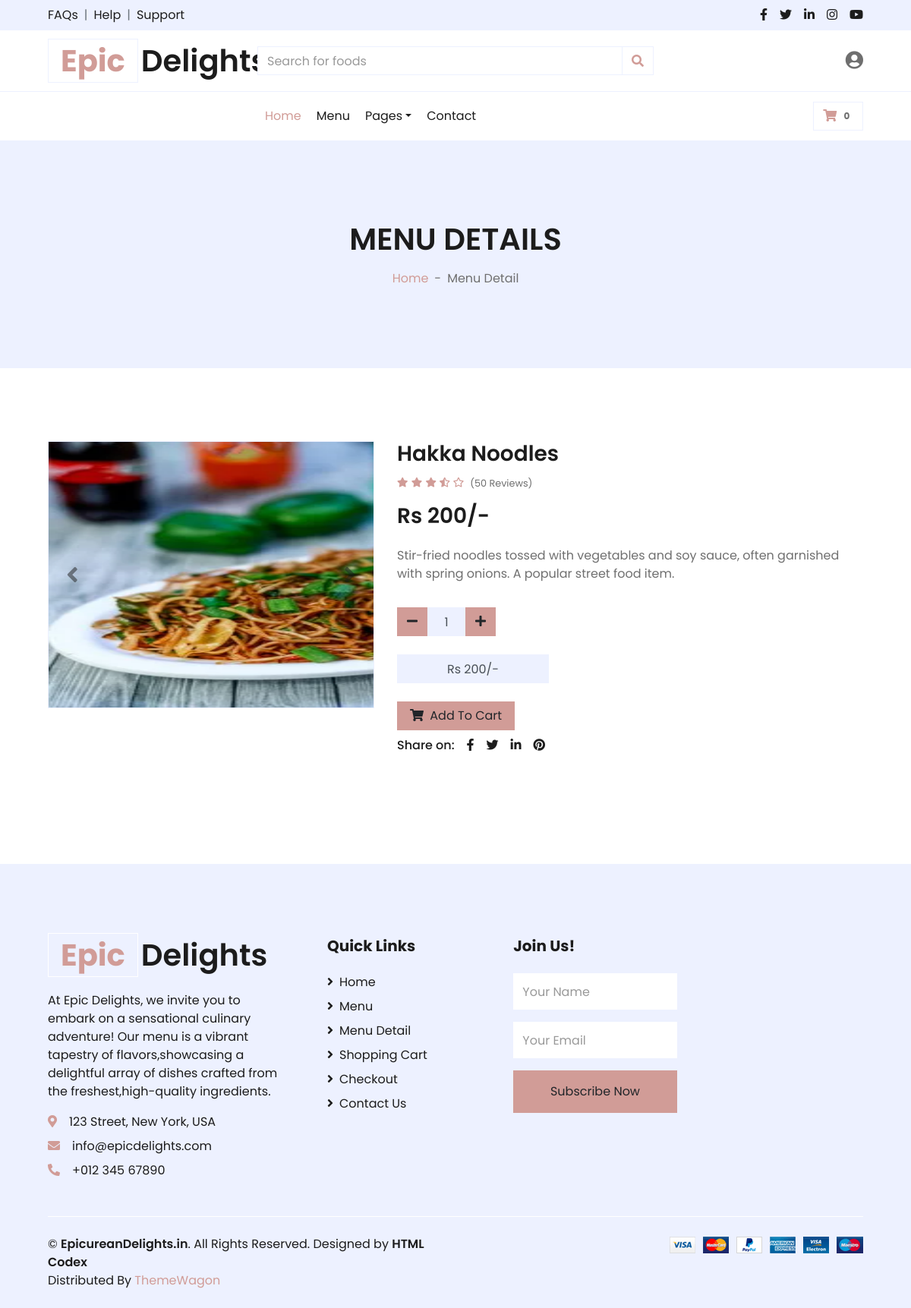
The app's page /single_food/2/ (signed in) with its own data.
### ResApp/models.py (models this page shows)
class Food_Db(models.Model):
    Style = models.CharField(max_length=100,blank=True,null=True)
    Food_Name = models.CharField(max_length=100,blank=True,null=True)
    Food_Description = models.CharField(max_length=100,blank=True,null=True)
    Quantity = models.IntegerField(blank=True,null=True)
    MRP = models.IntegerField(blank=True,null=True)
    Image1 = models.ImageField(upload_to="Foods",blank=True,null=True)
    Image2 = models.ImageField(upload_to="Foods",blank=True,null=True)

### WebApp/views.py (the view)
# urls.py: path("single_food/<int:fo_id>/",views.single_food,name = "single_food"),
def single_food(request,fo_id):
    name = request.session["Name"]
    count = Cart_Db.objects.filter(Holder = name).count()
    data = Food_Db.objects.get(id = fo_id)
    return render(request,"Single_Food.html",{"data":data,"count":count})

### WebApp/templates/Single_Food.html (shortened to what this page needs)
<!DOCTYPE html>
{% load static %}
<html lang="en">
<head>
    <link href="https://cdnjs.cloudflare.com/ajax/libs/font-awesome/5.10.0/css/all.min.css" rel="stylesheet">
    <link href="{% static 'webapp/lib/owlcarousel/assets/owl.carousel.min.css' %}" rel="stylesheet">
    <link href="{% static 'webapp/css/style.css' %}" rel="stylesheet">
    <link rel="stylesheet" href="{% static 'user/css1/icon_css.css' %}">
</head>
<body>
    <div class="container-fluid">
        <div class="row bg-secondary py-2 px-xl-5">
            <div class="col-lg-6 d-none d-lg-block">
                <div class="d-inline-flex align-items-center">
                    <a class="text-dark" href="">FAQs</a>
                    <span class="text-muted px-2">|</span>
                    <a class="text-dark" href="">Help</a>
                    <span class="text-muted px-2">|</span>
                    <a class="text-dark" href="">Support</a>
                </div>
            </div>
            <div class="col-lg-6 text-center text-lg-right">
                <div class="d-inline-flex align-items-center">
                    <a class="text-dark px-2" href="">
                        <i class="fab fa-facebook-f"></i>
                    </a>
                    <a class="text-dark px-2" href="">
                        <i class="fab fa-twitter"></i>
                    </a>
                    <a class="text-dark px-2" href="">
                        <i class="fab fa-linkedin-in"></i>
                    </a>
                    <a class="text-dark px-2" href="">
                        <i class="fab fa-instagram"></i>
                    </a>
                    <a class="text-dark pl-2" href="">
                        <i class="fab fa-youtube"></i>
                    </a>
                </div>
            </div>
        </div>
        <div class="row align-items-center py-3 px-xl-5">
            <div class="col-lg-3 d-none d-lg-block">
                <a href="" class="text-decoration-none">
                    <h1 class="m-0 display-5 font-weight-semi-bold"><span class="text-primary font-weight-bold border px-3 mr-1">Epic</span>Delights</h1>
                </a>
            </div>
            <div class="col-lg-6 col-6 text-left">
                <form action="">
                    <div class="input-group">
                        <input type="text" class="form-control" placeholder="Search for foods">
                        <div class="input-group-append">
                            <span class="input-group-text bg-transparent text-primary">
                                <i class="fa fa-search"></i>
                            </span>
                        </div>
                    </div>
                </form>
            </div>
            <div class="col-lg-3 col-6 text-right">
                <div class="user-icon" onclick="toggleUserMenu()">
                    <i class="fas fa-user-circle"></i>
                </div>
            </div>
        </div>
    </div>
    <div class="container-fluid">
        <div class="row border-top px-xl-5">
            <div class="col-lg-3 d-none d-lg-block">
            </div>
            <div class="col-lg-9">
                <nav class="navbar navbar-expand-lg bg-light navbar-light py-3 py-lg-0 px-0">
                    <div class="collapse navbar-collapse justify-content-between" id="navbarCollapse">
                        <div class="navbar-nav mr-auto py-0">
                            <a href="{% url 'home_page' %}" class="nav-item nav-link active">Home</a>
                            <a href="{% url 'food_list' %}" class="nav-item nav-link">Menu</a>
                            <div class="nav-item dropdown">
                                <a href="#" class="nav-link dropdown-toggle" data-toggle="dropdown">Pages</a>
                            </div>
                            <a href="{% url 'contact' %}" class="nav-item nav-link">Contact</a>
                        </div>
                        <div class="navbar-nav ml-auto py-0">
                            <a href="{% url 'cart' %}" class="btn border">
                                <i class="fas fa-shopping-cart text-primary"></i>
                                <span class="badge">{{count}}</span>
                            </a>
                        </div>
                    </div>
                </nav>
            </div>
        </div>
    </div>
    <div class="container-fluid bg-secondary mb-5">
        <div class="d-flex flex-column align-items-center justify-content-center" style="min-height: 300px">
            <h1 class="font-weight-semi-bold text-uppercase mb-3">Menu Details</h1>
            <div class="d-inline-flex">
                <p class="m-0"><a href="">Home</a></p>
                <p class="m-0 px-2">-</p>
                <p class="m-0">Menu Detail</p>
            </div>
        </div>
    </div>
    <div class="container-fluid py-5">
        <div class="row px-xl-5">
            <div class="col-lg-5 pb-5">
                <div id="product-carousel" class="carousel slide" data-ride="carousel">
                    <div class="carousel-inner border">
                        <div class="carousel-item active">
                            <img  src="{{data.Image1.url}}" style="width:600px;height:350px"  alt="Image">
                        </div>
                    </div>
                    <a class="carousel-control-prev" href="#product-carousel" data-slide="prev">
                        <i class="fa fa-2x fa-angle-left text-dark"></i>
                    </a>
                    <a class="carousel-control-next" href="#product-carousel" data-slide="next">
                        <i class="fa fa-2x fa-angle-right text-dark"></i>
                    </a>
                </div>
            </div>
            <div class="col-lg-7 pb-5">
                <h3 class="font-weight-semi-bold">{{data.Food_Name}}</h3>
                <div class="d-flex mb-3">
                    <div class="text-primary mr-2">
                        <small class="fas fa-star"></small>
                        <small class="fas fa-star"></small>
                        <small class="fas fa-star"></small>
                        <small class="fas fa-star-half-alt"></small>
                        <small class="far fa-star"></small>
                    </div>
                    <small class="pt-1">(50 Reviews)</small>
                </div>
                <h3 class="font-weight-semi-bold mb-4">Rs {{data.MRP}}/-</h3>
                <p class="mb-4">{{data.Food_Description}}</p>
                <form method="post" action="{% url 'save_cart' %}">
                    <div class="d-flex align-items-center mb-4 pt-2">
                        <div class="input-group quantity mr-3" style="width: 130px;">
                            <div class="input-group-btn">
                                <button type="button" class="btn btn-primary btn-minus">
                                    <i class="fa fa-minus"></i>
                                </button>
                            </div>
                            <input name="qty" id="demo" class="form-control bg-secondary text-center" value="1" min="1" step="1">
                            <div class="input-group-btn">
                                <button type="button" class="btn btn-primary btn-plus">
                                    <i class="fa fa-plus"></i>
                                </button>
                            </div>
                        </div>
                    </div>
                    <input name="total1" class="form-control bg-secondary text-center" style="width:200px" id="total1" type="text" value="Rs {{data.MRP}}/-" placeholder="Total Price" readonly>
                    <br>
                    <button type="submit" class="btn btn-primary px-3">
                        <i class="fa fa-shopping-cart mr-1"></i> Add To Cart
                    </button>
                </form>
                <div class="d-flex pt-2">
                    <p class="text-dark font-weight-medium mb-0 mr-2">Share on:</p>
                    <div class="d-inline-flex">
                        <a class="text-dark px-2" href="">
                            <i class="fab fa-facebook-f"></i>
                        </a>
                        <a class="text-dark px-2" href="">
                            <i class="fab fa-twitter"></i>
                        </a>
                        <a class="text-dark px-2" href="">
                            <i class="fab fa-linkedin-in"></i>
                        </a>
                        <a class="text-dark px-2" href="">
                            <i class="fab fa-pinterest"></i>
                        </a>
                    </div>
                </div>
            </div>
        </div>
    </div>
    <div class="container-fluid bg-secondary text-dark mt-5 pt-5">
        <div class="row px-xl-5 pt-5">
            <div class="col-lg-4 col-md-12 mb-5 pr-3 pr-xl-5">
                <a href="" class="text-decoration-none">
                    <h1 class="mb-4 display-5 font-weight-semi-bold"><span class="text-primary font-weight-bold border border-white px-3 mr-1">Epic</span>Delights</h1>
                </a>
                <p>At Epic Delights, we invite you to embark on a sensational culinary adventure! Our menu is a vibrant tapestry of flavors,showcasing a delightful array of dishes crafted from the freshest,high-quality ingredients.</p>
                <p class="mb-2"><i class="fa fa-map-marker-alt text-primary mr-3"></i>123 Street, New York, USA</p>
                <p class="mb-2"><i class="fa fa-envelope text-primary mr-3"></i>info@epicdelights.com</p>
                <p class="mb-0"><i class="fa fa-phone-alt text-primary mr-3"></i>+012 345 67890</p>
            </div>
            <div class="col-lg-8 col-md-12">
                <div class="row">
                    <div class="col-md-4 mb-5">
                        <h5 class="font-weight-bold text-dark mb-4">Quick Links</h5>
                        <div class="d-flex flex-column justify-content-start">
                            <a class="text-dark mb-2" href="{% url 'home_page' %}"><i class="fa fa-angle-right mr-2"></i>Home</a>
                            <a class="text-dark mb-2" href="{% url 'food_list' %}"><i class="fa fa-angle-right mr-2"></i>Menu</a>
                            <a class="text-dark mb-2" href="detail.html"><i class="fa fa-angle-right mr-2"></i>Menu Detail</a>
                            <a class="text-dark mb-2" href="cart.html"><i class="fa fa-angle-right mr-2"></i>Shopping Cart</a>
                            <a class="text-dark mb-2" href="checkout.html"><i class="fa fa-angle-right mr-2"></i>Checkout</a>
                            <a class="text-dark" href="contact.html"><i class="fa fa-angle-right mr-2"></i>Contact Us</a>
                        </div>
                    </div>
                    <div class="col-md-4 mb-5">
                        <h5 class="font-weight-bold text-dark mb-4">Join Us!</h5>
                        <form action="">
                            <div class="form-group">
                                <input type="text" class="form-control border-0 py-4" placeholder="Your Name" required="required" />
                            </div>
                            <div class="form-group">
                                <input type="email" class="form-control border-0 py-4" placeholder="Your Email"
                                    required="required" />
                            </div>
                            <div>
                                <button class="btn btn-primary btn-block border-0 py-3" type="submit">Subscribe Now</button>
                            </div>
                        </form>
                    </div>
                </div>
            </div>
        </div>
        <div class="row border-top border-light mx-xl-5 py-4">
            <div class="col-md-6 px-xl-0">
                <p class="mb-md-0 text-center text-md-left text-dark">
                    &copy; <a class="text-dark font-weight-semi-bold" href="#">EpicureanDelights.in</a>. All Rights Reserved. Designed
                    by
                    <a class="text-dark font-weight-semi-bold" href="">HTML Codex</a><br>
                    Distributed By <a href="" target="_blank">ThemeWagon</a>
                </p>
            </div>
            <div class="col-md-6 px-xl-0 text-center text-md-right">
                <img class="img-fluid" src="{% static 'webapp/img/payments.png' %}" alt="">
            </div>
        </div>
    </div>
</body>
</html>

### records on screen
Food_Db: Image1 (picture), Food_Name "Hakka Noodles", MRP "200", Food_Description "Stir-fried noodles tossed with vegetables and soy sauce, often garnished with spring onions. A popular street food item.", total1 "Rs 200/-"

### other values on screen
{{ count }} "0"
